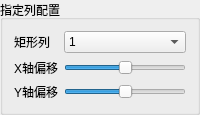
          <widget class="QGroupBox" name="groupBox_12">
           <property name="title">
            <string>指定列配置</string>
           </property>
           <layout class="QVBoxLayout" name="verticalLayout_14">
            <item>
             <layout class="QGridLayout" name="gridLayout_12">
              <item row="0" column="0">
               <widget class="QLabel" name="label_64">
                <property name="text">
                 <string>矩形列</string>
                </property>
               </widget>
              </item>
              <item row="0" column="1">
               <widget class="QComboBox" name="specifyColumnRectCombo">
                <item>
                 <property name="text">
                  <string>1</string>
                 </property>
                 <property name="icon">
                  <iconset resource="MainDlg.qrc">
                   <normaloff>:/Images/Resources/Images/tree.ico</normaloff>:/Images/Resources/Images/tree.ico</iconset>
                 </property>
                </item>
                <item>
                 <property name="text">
                  <string>2</string>
                 </property>
                 <property name="icon">
                  <iconset resource="MainDlg.qrc">
                   <normaloff>:/Images/Resources/Images/tree.ico</normaloff>:/Images/Resources/Images/tree.ico</iconset>
                 </property>
                </item>
                <item>
                 <property name="text">
                  <string>3</string>
                 </property>
                 <property name="icon">
                  <iconset resource="MainDlg.qrc">
                   <normaloff>:/Images/Resources/Images/tree.ico</normaloff>:/Images/Resources/Images/tree.ico</iconset>
                 </property>
                </item>
                <item>
                 <property name="text">
                  <string>4</string>
                 </property>
                 <property name="icon">
                  <iconset resource="MainDlg.qrc">
                   <normaloff>:/Images/Resources/Images/tree.ico</normaloff>:/Images/Resources/Images/tree.ico</iconset>
                 </property>
                </item>
                <item>
                 <property name="text">
                  <string>5</string>
                 </property>
                 <property name="icon">
                  <iconset resource="MainDlg.qrc">
                   <normaloff>:/Images/Resources/Images/tree.ico</normaloff>:/Images/Resources/Images/tree.ico</iconset>
                 </property>
                </item>
                <item>
                 <property name="text">
                  <string>6</string>
                 </property>
                 <property name="icon">
                  <iconset resource="MainDlg.qrc">
                   <normaloff>:/Images/Resources/Images/tree.ico</normaloff>:/Images/Resources/Images/tree.ico</iconset>
                 </property>
                </item>
                <item>
                 <property name="text">
                  <string>7</string>
                 </property>
                 <property name="icon">
                  <iconset resource="MainDlg.qrc">
                   <normaloff>:/Images/Resources/Images/tree.ico</normaloff>:/Images/Resources/Images/tree.ico</iconset>
                 </property>
                </item>
                <item>
                 <property name="text">
                  <string>8</string>
                 </property>
                 <property name="icon">
                  <iconset resource="MainDlg.qrc">
                   <normaloff>:/Images/Resources/Images/tree.ico</normaloff>:/Images/Resources/Images/tree.ico</iconset>
                 </property>
                </item>
                <item>
                 <property name="text">
                  <string>9</string>
                 </property>
                 <property name="icon">
                  <iconset resource="MainDlg.qrc">
                   <normaloff>:/Images/Resources/Images/tree.ico</normaloff>:/Images/Resources/Images/tree.ico</iconset>
                 </property>
                </item>
                <item>
                 <property name="text">
                  <string>10</string>
                 </property>
                 <property name="icon">
                  <iconset resource="MainDlg.qrc">
                   <normaloff>:/Images/Resources/Images/tree.ico</normaloff>:/Images/Resources/Images/tree.ico</iconset>
                 </property>
                </item>
               </widget>
              </item>
              <item row="1" column="0">
               <widget class="QLabel" name="label_65">
                <property name="text">
                 <string>X轴偏移</string>
                </property>
               </widget>
              </item>
              <item row="1" column="1">
               <widget class="QSlider" name="specifyColumnXOffsetHSlider">
                <property name="minimum">
                 <number>-300</number>
                </property>
                <property name="maximum">
                 <number>300</number>
                </property>
                <property name="orientation">
                 <enum>Qt::Horizontal</enum>
                </property>
               </widget>
              </item>
              <item row="2" column="0">
               <widget class="QLabel" name="label_66">
                <property name="text">
                 <string>Y轴偏移</string>
                </property>
               </widget>
              </item>
              <item row="2" column="1">
               <widget class="QSlider" name="specifyColumnYOffsetHSlider">
                <property name="minimum">
                 <number>-300</number>
                </property>
                <property name="maximum">
                 <number>300</number>
                </property>
                <property name="orientation">
                 <enum>Qt::Horizontal</enum>
                </property>
               </widget>
              </item>
             </layout>
            </item>
           </layout>
          </widget>
